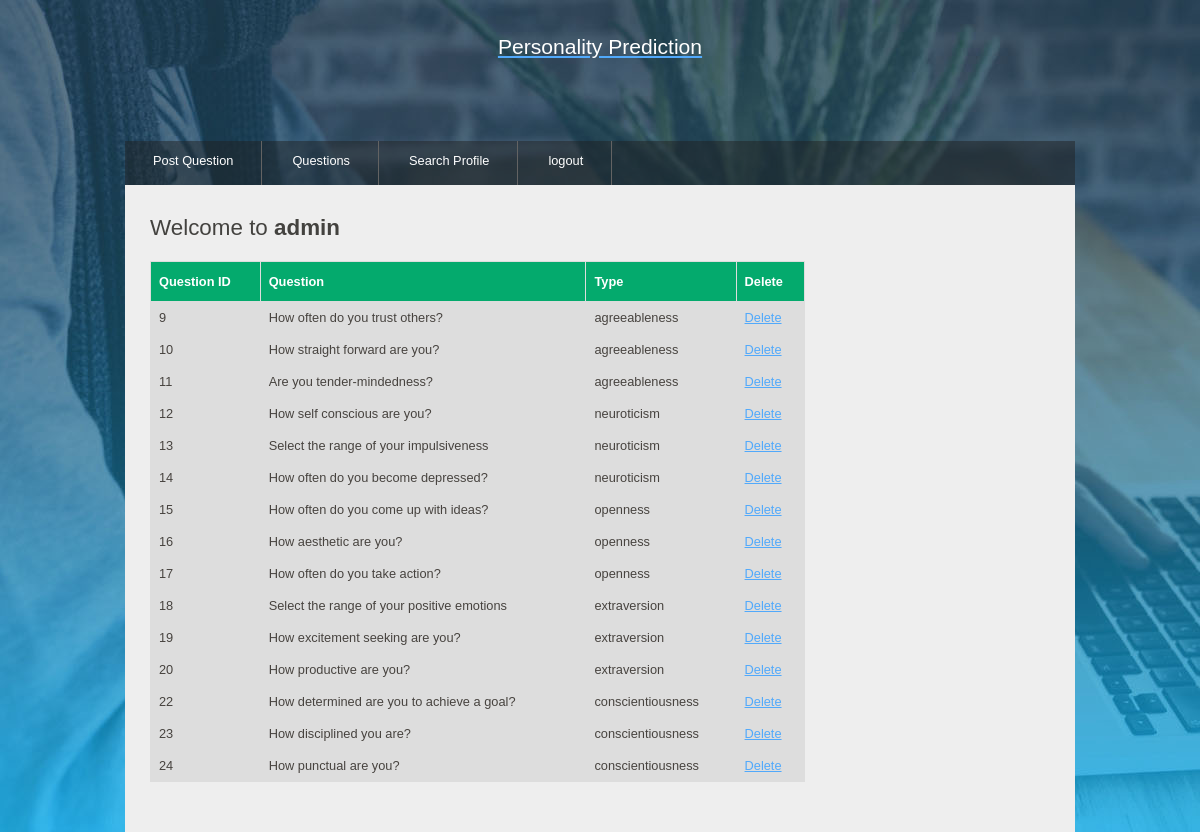
The app's page /getquestions/ (signed in) with its own data.
### resume/models.py (models this page shows)
class QuestionModel(models.Model):
    question = models.CharField(max_length=60)
    type = models.CharField(max_length=60)

### resume/views.py (the view)
# urls.py: path('getquestions/',getquestions,name='questions'),
def getquestions(request):
    if request.session['role']=="user":
        questions=[]
        for question in QuestionModel.objects.all():
            answer = AnswerModel.objects.filter(studentid=request.session['username'], questionid=question.id).first()
            question.isanswered = "no"
            if answer is not None:
                question.isanswered = "yes"
            questions.append(question)
        return render(request, "viewquestions.html", {"questions":questions})
    else:
        return render(request, "viewquestions.html", {"questions": QuestionModel.objects.all()})

### templates/viewquestions.html (shortened to what this page needs)
{% load  static%}
<!DOCTYPE HTML>
<html>
<head>
<link rel="stylesheet" type="text/css" href="{% static '/style/style.css'%}" title="style" />
</head>
<body>
	<div id="main">
		<div id="header">
			<div id="logo">
				<div id="logo_text">
					<h3>
						<a href="#"><font color="white"><center>Personality Prediction</center></font></a>
					</h3>
					<br/><br/>
				</div>
			</div>
			<div id="menubar">
				<ul id="menu">
                    {% if request.session.role in "admin" %}
                        <li><a href="/addquestion">Post Question</a></li>
                        <li><a href="/getquestions">Questions</a></li>
                        <li><a href="/search">Search Profile</a></li>
                        <li><a href="/logout">logout</a></li>
                    {% endif %}
				</ul>
			</div>
		</div>
		<div id="site_content">
            <div id="content">
				<h1>Welcome to  <strong>{{request.session.username}}</strong>{{form.non_field_errors}}</h1>
				<table id="customers">
                    <tr>
                        <th>Question ID</th>
                        <th>Question</th>
						<th>Type</th>
                        {% if request.session.role in "admin" %}
                                <th>Delete</th>
                        {% endif %}
					</tr>
					{% for question in questions %}
                        <tr>
                            <td>{{ question.id}}</td>
                            <td>{{ question.question}}</td>
                            <td>{{ question.type}}</td>
                            {% if request.session.role in "admin" %}
                                <td><a href="/deletequestion?question={{ question.id}}">Delete</a></td>
                            {% endif %}
					    </tr>
					{% endfor %}
  				</table>
			</div>
		</div>
	</div>
</body>
</html>

### static/style/style.css (style rules this page uses)
html { height: 100%; }
* { margin: 0; padding: 0; }
body { font: normal .80em 'trebuchet ms', arial, sans-serif; background: #646557 url(banner.jpg) repeat fixed; color: #5D5D5D; }
h1, h2, h3, h4, h5, h6 { font: normal 175% 'century gothic', arial, sans-serif; color: #43423F; margin: 0 0 15px 0; padding: 5px 0 5px 0; }
h3 { font: normal 165% 'century gothic', arial, sans-serif; }
a, a:hover { background: transparent; outline: none; text-decoration: underline; color: #51A9FB; }
ul { margin: 2px 0 22px 17px; }
ul li { list-style-type: circle; margin: 0 0 6px 0; padding: 0 0 4px 5px; }
#main, #header, #logo, #menubar, #site_content, #footer { margin-left: auto; margin-right: auto; }
#main { width: 950px; margin: 20px auto; }
#header { width: 950px; height: 121px; }
#logo { width: 910px; position: relative; height: 100px; background: transparent; padding: 10px 0 10px 0; }
#menubar { height: 46px; width: 950px; margin: 1px auto 0 auto; background: transparent url(tab.png); }
ul#menu { float: left; margin: 0;padding: 0; }
ul#menu li { float: left; padding: 0 0 0 6px; list-style: none; margin: 0px 2px 0 0; }
ul#menu li a { font: normal 100% 'trebuchet ms', sans-serif; display: block; float: left; height: 27px; padding: 12px 28px 5px 22px; text-align: center; color: #FFF; border-right: 1px solid #636363; text-decoration: none; }
#site_content { width: 925px; overflow: hidden; margin: 44px auto 0 auto; padding: 10px 0 0 25px; background: #EEE; border-top: 0; border-bottom: 0; color: #5D5D5D; }
#content { text-align: left; width: 655px; padding: 15px 0 20px 0; margin: 0; }
table { margin: 10px 0 30px 0; }
table tr th, table tr td { background: #3B3B3B; color: #FFF; padding: 7px 4px; text-align: left; }
table tr td { background: #DDD; color: #47433F; border-top: 1px solid #FFF; }

### templates/viewquestions.html (style rules this page uses)
#customers { font-family: Arial, Helvetica, sans-serif; border-collapse: collapse; width: 100%; }
#customers td, #customers th { border: 1px solid #ddd; padding: 8px; }
#customers tr:nth-child(even) { background-color: #f2f2f2; }
#customers th { padding-top: 12px; padding-bottom: 12px; text-align: left; background-color: #04AA6D; color: white; }

### records on screen
QuestionModel: id "9", question "How often do you trust others?", type "agreeableness"
QuestionModel: id "10", question "How straight forward are you?", type "agreeableness"
QuestionModel: id "11", question "Are you tender-mindedness?", type "agreeableness"
QuestionModel: id "12", question "How self conscious are you?", type "neuroticism"
QuestionModel: id "13", question "Select the range of your impulsiveness", type "neuroticism"
QuestionModel: id "14", question "How often do you become depressed?", type "neuroticism"
QuestionModel: id "15", question "How often do you come up with ideas?", type "openness"
QuestionModel: id "16", question "How aesthetic are you?", type "openness"
QuestionModel: id "17", question "How often do you take action?", type "openness"
QuestionModel: id "18", question "Select the range of your positive emotions", type "extraversion"
QuestionModel: id "19", question "How excitement seeking are you?", type "extraversion"
QuestionModel: id "20", question "How productive are you?", type "extraversion"
QuestionModel: id "22", question "How determined are you to achieve a goal?", type "conscientiousness"
QuestionModel: id "23", question "How disciplined you are?", type "conscientiousness"
QuestionModel: id "24", question "How punctual are you?", type "conscientiousness"

### other values on screen
{{ request.session.username }} "admin"
